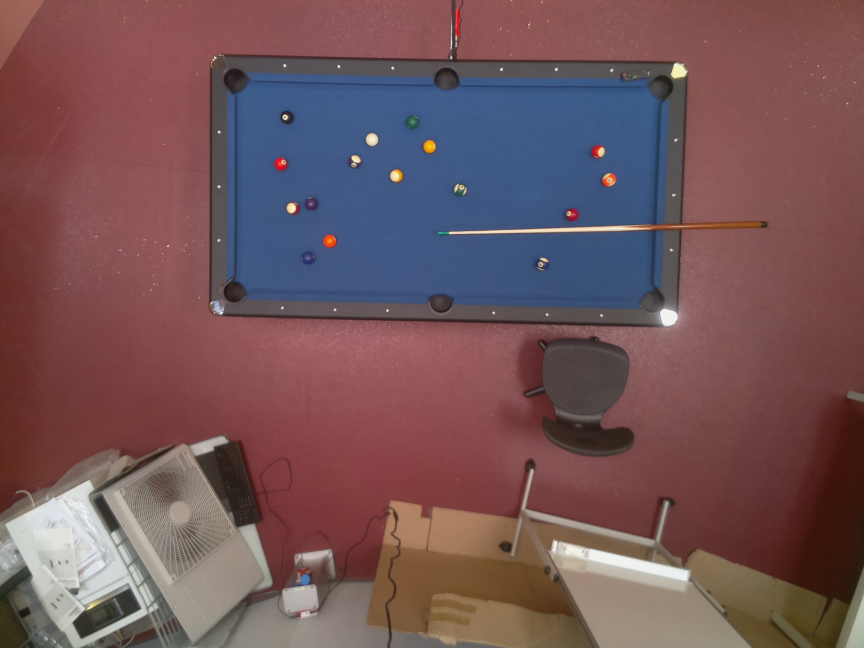
#> input picture prototypes/cue_ball_detection/used_pictures/setup1_4.jpg, 2592 x 1944 px (shown at 1/3 size)
$ python cue_ball_processing_train.py
#> lines starting #> are read from the running program, lines starting #| are printed output that depends on the picture; after the words box and inside, x2 and y2 are one past the last pixel; in counts of white or black regions, pixels touching at a corner belong together
### prototypes/cue_ball_detection/cue_ball_preprocessing.py
import cv2 as cv

# this function warps the image
def warp_image(image, width, height, old_corner_points, new_corner_points):
    matrix = cv.getPerspectiveTransform(old_corner_points, new_corner_points)
    img_warped = cv.warpPerspective(image, matrix, (width, height))
    return img_warped

# this function emoves the background of the table
def remove_background(image, min_background_colors_hsv, max_background_colors_hsv):
    img_background = cv.inRange(image, min_background_colors_hsv, max_background_colors_hsv)
    img_background_reversed = cv.bitwise_not(img_background)
    return img_background_reversed

# function which can be used to get a preprocessed image
# returns a warped image without noise and a image which has the background removed.
def preprocess_image(image, width, height, old_corner_points, new_corner_points, min_background_colors_hsv, max_background_colors_hsv):
    warped_image = warp_image(image, width, height, old_corner_points, new_corner_points)
    img_noise_removed = cv.GaussianBlur(warped_image, (5, 5), 0)
    img_hsv = cv.cvtColor(img_noise_removed, cv.COLOR_BGR2HSV)

    img_background_removed = remove_background(img_hsv, min_background_colors_hsv, max_background_colors_hsv)

    kernel = cv.getStructuringElement(cv.MORPH_ELLIPSE, (3, 3))
    img_balls_opened = cv.morphologyEx(img_background_removed, cv.MORPH_OPEN, kernel)

    return img_hsv, img_balls_opened

### prototypes/cue_ball_detection/cue_ball_segmentation.py
import cv2 as cv
import numpy as np
import math

# function which finds the circles in the image
def segment_image(preprocessed_images):
    circle_image = cv.cvtColor(preprocessed_images[1], cv.COLOR_GRAY2BGR)
    circles = cv.HoughCircles(preprocessed_images[1], cv.HOUGH_GRADIENT, 3.2, 1, param1=50, param2=39, minRadius=0, maxRadius=20)

    if circles is not None:
        circles = np.int64(np.around(circles))

        iters = []

        for circle in range(len(circles[0, :])):
            for circle_to_compare in range(len(circles[0, :])):
                # determine which circles should be removed
                if circle != circle_to_compare:
                    distance_between_center_points = math.sqrt(math.pow(circles[0][circle][0] - circles[0][circle_to_compare][0], 2) + math.pow(circles[0][circle][1] - circles[0][circle_to_compare][1], 2))
                    if distance_between_center_points < circles[0][circle][2] and circle not in iters and circle_to_compare not in iters:
                        iters.append(circle)

        # remove the circles which overlap
        circles = np.delete(circles, iters, axis=1)

        for circle in circles[0, :]:
            cv.circle(circle_image, (circle[0], circle[1]), circle[2], (0, 255, 0), 2)

    return circle_image, circles

### prototypes/cue_ball_detection/cue_ball_feature_extraction.py
import cv2 as cv
import math

# function which can be used to find the area of the contours
def find_contours_area(contours):
    contour_area = []
    for contour in contours:
        contour_area.append(cv.contourArea(contour))

    return contour_area

# function which can be used to find the center points of the contours
def find_contours_center_points(contours):
    center_points = []
    for contour in contours:
        moment = cv.moments(contour)
        if moment["m00"] != 0:
            center_x = int(moment["m10"] / moment["m00"])
            center_y = int(moment["m01"] / moment["m00"])
        else:
            center_x = 0
            center_y = 0
        center_points.append((center_x, center_y))
    return center_points

# this function can be used to extract features from images
def extract_features_image(preprocessed_images, segmentation_image, white_ball_color_min_hsv, white_ball_color_max_hsv):
    white_parts_image = cv.inRange(preprocessed_images[0], white_ball_color_min_hsv, white_ball_color_max_hsv)
    converted_image = cv.cvtColor(white_parts_image, cv.COLOR_GRAY2BGR)

    height, width, channels = converted_image.shape

    # comment this for loop out to measure the time this script takes to extract features from balls (loop is for visualizing only, to improve speed change to Numpy loop)
    for i in range(height):
        for j in range(width):
            if converted_image[i][j][0] == 255 or converted_image[i][j][1] == 255 or converted_image[i][j][2] == 255:
                converted_image[i][j][0] = 0
                converted_image[i][j][1] = 0
                converted_image[i][j][2] = 255

    # get a picture with both the segments (balls) and the while ball for visualization
    image_features_extracted = cv.bitwise_xor(segmentation_image[0], converted_image)

    # determine by what percentage the balls are white
    white_image_contours, white_image_hierarchy = cv.findContours(white_parts_image, cv.RETR_TREE, cv.CHAIN_APPROX_SIMPLE)
    white_image_contour_area = find_contours_area(white_image_contours)
    white_image_center_points = find_contours_center_points(white_image_contours)

    balls_image_contours, balls_image_hierarchy = cv.findContours(preprocessed_images[1], cv.RETR_TREE, cv.CHAIN_APPROX_SIMPLE)
    balls_image_contour_area = find_contours_area(balls_image_contours)
    balls_image_center_points = find_contours_center_points(balls_image_contours)

    # list with percentage of white part of ball + center point + radius
    balls = []

    for ball in segmentation_image[1][0, :]:
        for center_point_index in range(len(balls_image_center_points)):
            distance_between_center_points = math.sqrt(math.pow(ball[0] - balls_image_center_points[center_point_index][0], 2) + math.pow(ball[1] - balls_image_center_points[center_point_index][1], 2))

            # found the right ball
            if distance_between_center_points < ball[2]:
                for white_center_point_index in range(len(white_image_center_points)):
                    distance_between_white_center_points = math.sqrt(math.pow(ball[0] - white_image_center_points[white_center_point_index][0], 2) + math.pow(ball[1] - white_image_center_points[white_center_point_index][1], 2))

                    # found a matching white piece
                    if distance_between_white_center_points < ball[2]:
                        area = white_image_contour_area[white_center_point_index] / balls_image_contour_area[center_point_index] * 100
                        balls.append((area, (ball[0], ball[1]), ball[2]))

    print(balls)

    return image_features_extracted, balls

### prototypes/cue_ball_detection/cue_ball_classification.py
import cv2 as cv

# this function can be used to classify images
def classify_image(image, balls):
    image_features_extracted = image.copy()
    if balls:
        max_value = 0
        index_white_ball = 0
        for index, value in enumerate(balls):
            if value[0] > max_value:
                index_white_ball = index
                max_value = value[0]

        image = cv.circle(image_features_extracted, balls[index_white_ball][1], balls[index_white_ball][2], (0, 0, 255), thickness=-1)
    return image_features_extracted


### prototypes/cue_ball_detection/cue_ball_processing_train.py
from cue_ball_preprocessing import preprocess_image
from cue_ball_segmentation import segment_image
from cue_ball_feature_extraction import extract_features_image
from cue_ball_classification import classify_image
from config import pictures
import cv2 as cv
import numpy as np
import time

# picture scale
scale_x = 0.4
scale_y = 0.3

for key, value in pictures.items():
    img = cv.imread(value['location'])
#> img is the input picture: shape (1944, 2592, 3); mean B, G, R 88.9, 84.8, 114.6
    img = cv.resize(img, (0, 0), fx=scale_x, fy=scale_y)
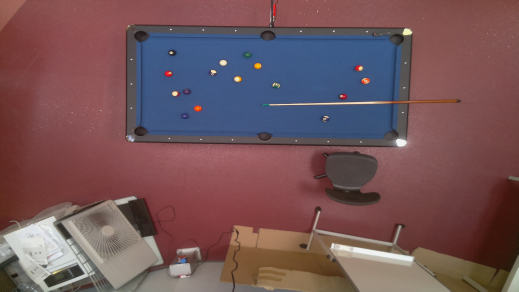
#> img: shape (583, 1037, 3) (shown at 1/2 size); mean B, G, R 88.8, 84.7, 114.5

    height, width, channels = img.shape
    points_old = np.float32([[value['left_top_corner_table'][0] * scale_x, value['left_top_corner_table'][1] * scale_y], [value['right_top_corner_table'][0] * scale_x, value["right_top_corner_table"][1] * scale_y], [value["right_bottom_corner_table"][0] * scale_x, value["right_bottom_corner_table"][1] * scale_y], [value["left_bottom_corner_table"][0] * scale_x, value["left_bottom_corner_table"][1] * scale_y]])
    points_warped = np.float32([[0, 0],[width, 0],[width, height],[0, height]])

    # start the timer
    start_time = time.time()

    # execute vision steps
    images_preprocessed = preprocess_image(img, width, height, points_old, points_warped, value["background_color_hsv_min"], value["background_color_hsv_max"])
#> in warp_image, `img_warped = cv.warpPerspective(image, matrix, (width, height))`:
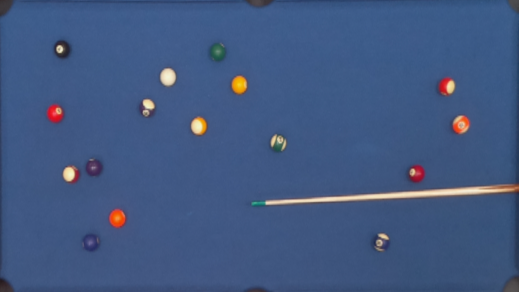
#> img_warped: shape (583, 1037, 3) (shown at 1/2 size); mean B, G, R 129.1, 88.4, 65.7
#> in remove_background, `img_background = cv.inRange(image, min_background_colors_hsv, max_back..`:
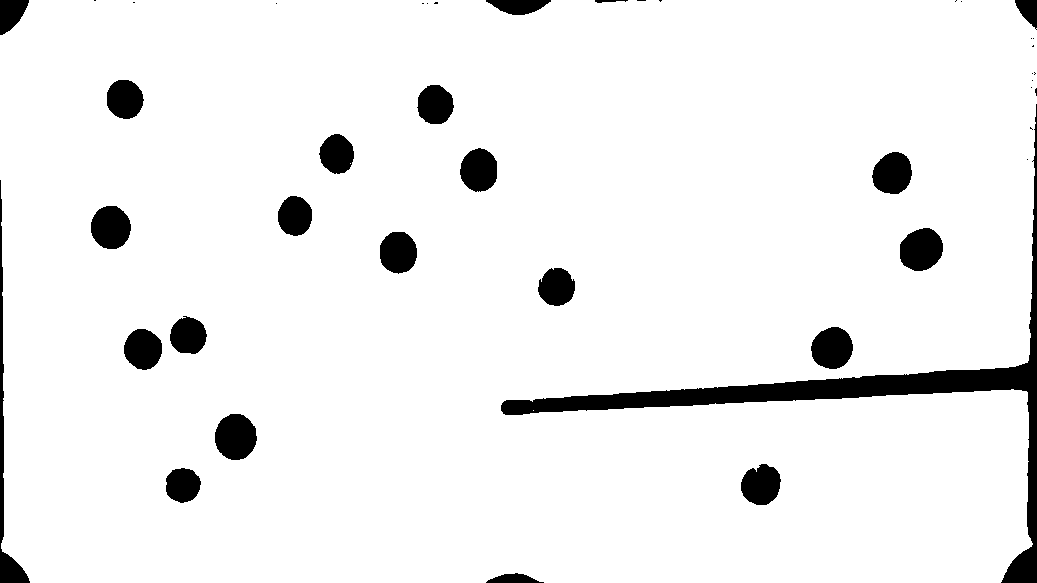
#> img_background: shape (583, 1037); 94% white; 43 black regions (20 under 20 px), largest, box (x1, y1, x2, y2) and area: (501, 104, 1037, 583) 13132, (0, 180, 30, 583) 1744, (215, 414, 257, 460) 1512
    images_preprocessed_end_time = time.time()

    image_segmented = segment_image(images_preprocessed)
#> in segment_image, `circles = cv.HoughCircles(preprocessed_images[1], cv.HOUGH_GRADIENT, 3..`: circles = 20 rows, first 8: [187.2, 334.4, 17.92], [433.6, 104, 17.92], [123.2, 97.6, 17.92], [296, 216, 17.92], [180.8, 484.8, 17.92], [142.4, 350.4, 17.92], [760, 484.8, 17.92], [891.2, 174.4, 17.92]
#> in segment_image, `circles = np.int64(np.around(circles))`: circles = 20 rows, first 8: [187, 334, 18], [434, 104, 18], [123, 98, 18], [296, 216, 18], [181, 485, 18], [142, 350, 18], [760, 485, 18], [891, 174, 18]
#> the loop in segment_image, `for circle in range(len(circles[0, :])):` made 20 passes
#> after the loop in segment_image, `for circle in range(len(circles[0, :])):`: iters = [6, 7, 8, 13]
#> in segment_image, `circles = np.delete(circles, iters, axis=1)`: circles = 16 rows, first 8: [187, 334, 18], [434, 104, 18], [123, 98, 18], [296, 216, 18], [181, 485, 18], [142, 350, 18], [398, 254, 18], [558, 286, 18]
#> the loop in segment_image, `for circle in circles[0, :]:` made 16 passes
#> after the loop in segment_image, `for circle in circles[0, :]:`:
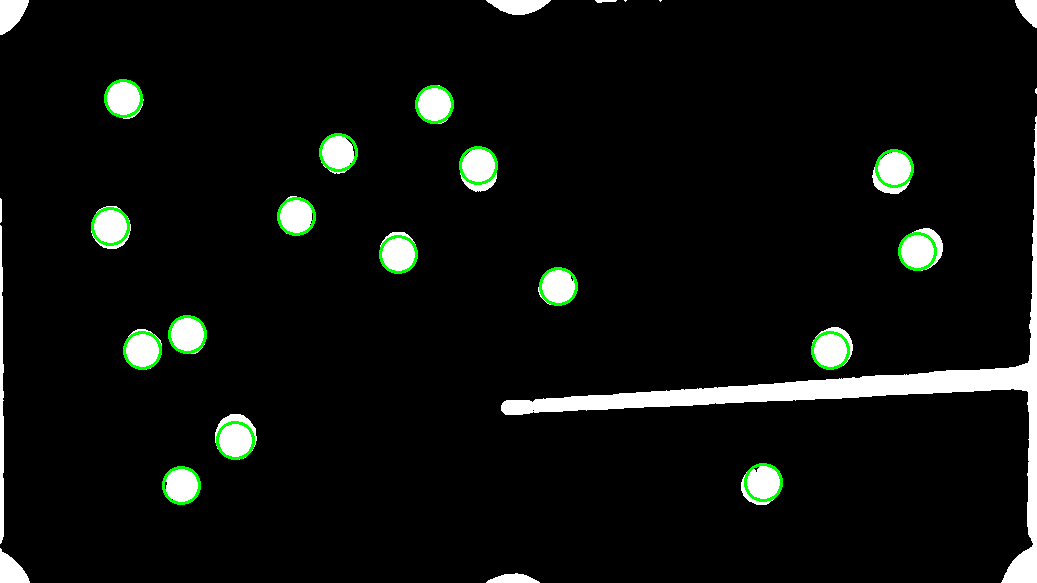
#> circle_image: shape (583, 1037, 3); mean B, G, R 13.7, 16, 13.7
    image_segmented_end_time = time.time()

    image_feature_extraction = extract_features_image(images_preprocessed, image_segmented, value["white_ball_color_hsv_min"], value["white_ball_color_hsv_max"])
#> in extract_features_image, `white_parts_image = cv.inRange(preprocessed_images[0], white_ball_colo..`:
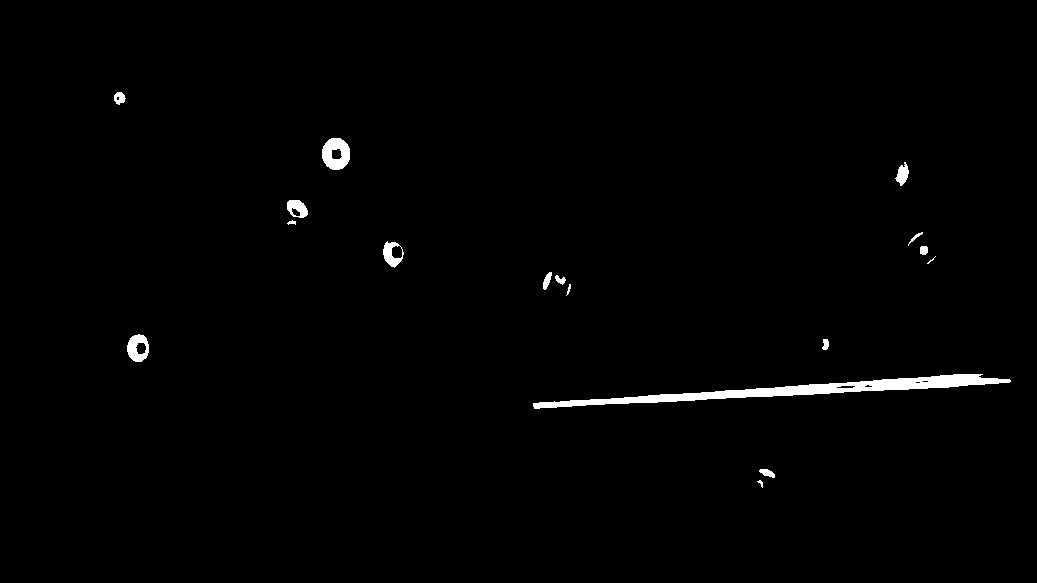
#> white_parts_image: shape (583, 1037); 1.1% white; 17 white regions (1 under 20 px), largest, box (x1, y1, x2, y2) and area: (533, 374, 1011, 409) 4048, (322, 138, 350, 170) 643, (127, 334, 149, 362) 399
#> after the loop in extract_features_image, `for i in range(height):`:
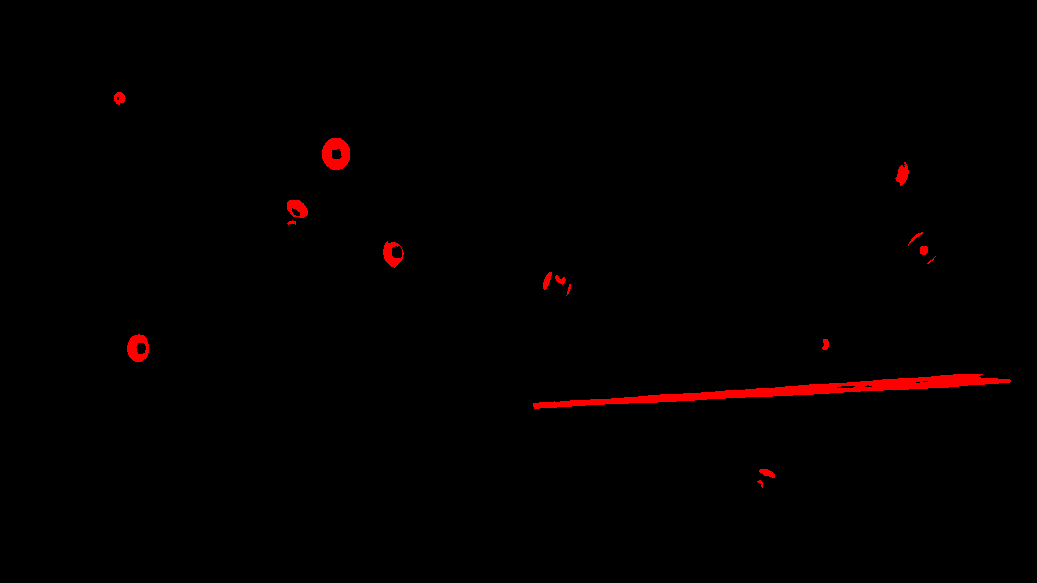
#> converted_image: shape (583, 1037, 3); mean B, G, R 0, 0, 2.7
#> in extract_features_image, `white_image_contours, white_image_hierarchy = cv.findContours(white_pa..`: white_image_contours = 26 contours, 8 with area under 20; largest, box (x1, y1, x2, y2) and area: (533, 374, 1011, 409) 3612, (322, 138, 350, 170) 682, (127, 334, 149, 362) 449, (383, 241, 404, 268) 366, (287, 200, 308, 218) 266; white_image_hierarchy = 26 rows, first 6: [1, -1, -1, -1], [2, 0, -1, -1], [7, 1, 3, -1], [4, -1, -1, 2], [5, 3, -1, 2], [6, 4, -1, 2]
#> the loop in find_contours_area, `for contour in contours:` made 26 passes
#> after the loop in find_contours_area, `for contour in contours:`: contour_area = 26 values, max 3611.5 at index 2, min 4.5 at index 13, mean 248.4
#> in extract_features_image, `white_image_contour_area = find_contours_area(white_image_contours)`: white_image_contour_area has the same summary as contour_area in find_contours_area
#> the loop in find_contours_center_points, `for contour in contours:` made 26 passes
#> (center_x, center_y) on passes 1 to 8: (760, 482), (766, 472), (798, 389), (845, 386), (867, 385), (917, 382), (925, 381), (825, 344)
#> after the loop in find_contours_center_points, `for contour in contours:`: center_points = 26 pairs, first value 117 to 930, second value 97 to 482
#> in extract_features_image, `white_image_center_points = find_contours_center_points(white_image_co..`: white_image_center_points has the same summary as center_points in find_contours_center_points
#> in extract_features_image, `balls_image_contours, balls_image_hierarchy = cv.findContours(preproce..`: balls_image_contours = 29 contours, 4 with area under 20; largest, box (x1, y1, x2, y2) and area: (501, 116, 1037, 583) 12115, (215, 414, 257, 460) 1448, (900, 228, 943, 271) 1380, (811, 327, 853, 369) 1303, (91, 206, 131, 249) 1296; balls_image_hierarchy = 29 rows, first 6: [1, -1, -1, -1], [2, 0, -1, -1], [3, 1, -1, -1], [4, 2, -1, -1], [5, 3, -1, -1], [6, 4, -1, -1]
#> the loop in find_contours_area (call 2), `for contour in contours:` made 29 passes
#> contour on passes 14, 20, 21, 25, 26: [[0, 198], [0, 222], [1, 221], [1, 199]], [[532, 410], [533, 409], [534, 410], [533, 411]], [[1036, 88], [1035, 89], [1035, 92], [1036, 93]], [[659, 0], [660, 1], [661, 0]], [[624, 0], [625, 1], [626, 0]]
#> in extract_features_image, `balls_image_contour_area = find_contours_area(balls_image_contours)`: balls_image_contour_area = 29 values, max 12115 at index 18, min 1 at index 24, mean 1166.8
#> the loop in find_contours_center_points (call 2), `for contour in contours:` made 29 passes
#> (contour, center_x, center_y) on passes 14, 20, 21, 25, 26: ([[0, 198], [0, 222], [1, 221], [1, 199]], 0, 210), ([[532, 410], [533, 409], [534, 410], [533, 411]], 533, 410), ([[1036, 88], [1035, 89], [1035, 92], [1036, 93]], 1035, 90), ([[659, 0], [660, 1], [661, 0]], 660, 0), ([[624, 0], [625, 1], [626, 0]], 625, 0)
#> in extract_features_image, `balls_image_center_points = find_contours_center_points(balls_image_co..`: balls_image_center_points = 29 pairs, first value 0 to 1035, second value 0 to 578
#> the loop in extract_features_image, `for ball in segmentation_image[1][0, :]:` made 16 passes
#> after the loop in extract_features_image, `for ball in segmentation_image[1][0, :]:`: balls = 21 items
#> (printed output is left out)
    image_feature_extraction_end_time = time.time()

    image_classified = classify_image(image_feature_extraction[0], image_feature_extraction[1])
#> the loop in classify_image, `for index, value in enumerate(balls):` made 21 passes
#> (value, max_value) on passes 1, 4, 6, 13: ((8.75, (123, 98), 18), 8.75), ((26.08, (296, 216), 18), 26.08), ((39.13, (142, 350), 18), 39.13), ((68.54, (338, 152), 18), 68.54)
#> after the loop in classify_image, `for index, value in enumerate(balls):`: index_white_ball = 12; max_value = 68.54

    # stop the timer
    stop_time = time.time()

    # PLEASE note to disable the visualiation option of the white spots in cue_ball_feature_extraction, which takes a lot of time
    print("needed time preprocessing: ", images_preprocessed_end_time - start_time)
    print("needed time segmentation: ", image_segmented_end_time - images_preprocessed_end_time)
    print("needed time feature extraction: ", image_feature_extraction_end_time - image_segmented_end_time)
    print("needed time classification: ", stop_time - image_feature_extraction_end_time)
    print("total time needed: ", stop_time - start_time)

    warped_image = cv.cvtColor(images_preprocessed[0], cv.COLOR_HSV2BGR)

    cv.imwrite("picture_warped.png", warped_image)
    cv.imwrite("picture_preprocessed.png", images_preprocessed[1])

    cv.imshow("image", img)
    cv.imshow("warped image", warped_image)
    cv.imshow("image pre_processed", images_preprocessed[1])
    cv.imshow("image_segmented", image_segmented[0])
    cv.imshow("image_feature_extraction", image_feature_extraction[0])
    cv.imshow("image_classified", image_classified)
    cv.waitKey(0)
